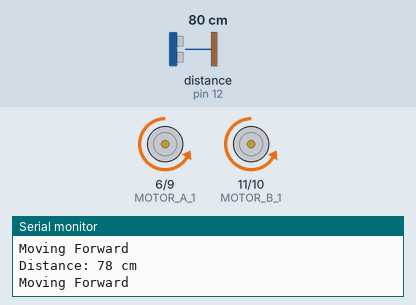
The sketch below on a simulated Arduino Uno, built with avr-gcc and run on an emulated ATmega328P. Shown: motor-driver pin pairs drawn as motors (green arrow = first pin HIGH = forward, orange = second pin HIGH = backward, longer = more drive), the last lines printed to the serial monitor. Wiring (inferred from the names in the program): ultrasonic range finder: trigger pin 13; echo pin 12. Inputs (shaded band) come from the test bench; at power-on: distance to the obstacle (sensor on pin 12) 80 cm. The echo pulse lasts 58.3 µs per cm.

Above: at 1.2 s.
1.3 s: distance to the obstacle (sensor on pin 12) set to 18 cm
4.3 s: distance to the obstacle (sensor on pin 12) set to 15 cm
At 4.8 s:
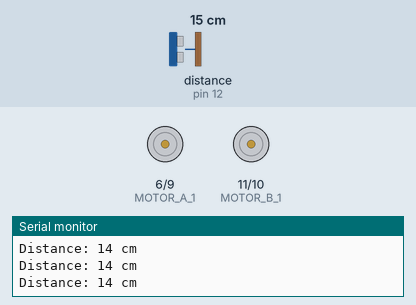
At 5.3 s:
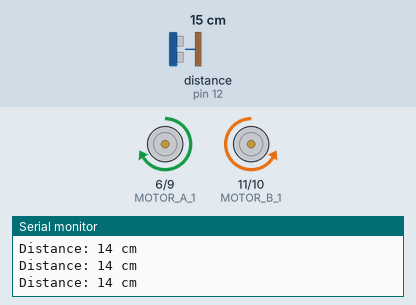
7.3 s: distance to the obstacle (sensor on pin 12) set to 60 cm
At 8.8 s:
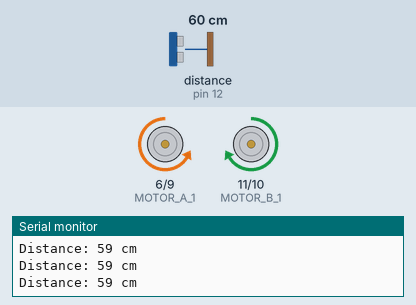
Timing chart, 0 to 11.9 s (numbered marks = the images above; inputs shaded):
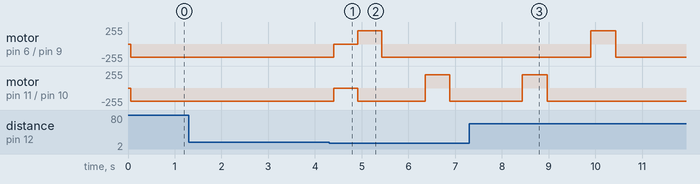

Measured:
- the behaviour switches between 17 and 16 cm on distance to the obstacle (sensor on pin 12) (found by bisection; images 0 and 1)
- after the input at 7.3 s, motor on pin 11 (MOTOR_B_1) / pin 10 (MOTOR_B_2): goes on until 9.0 s, then stays backward 200/255

The sketch:

Object_avoidance.ino
```cpp
// Object avoidance
// Motor speed constant
const int MOTOR_SPEED = 200;

// Motor control pins
const int MOTOR_A_1 = 6;  // Left motor backward
const int MOTOR_A_2 = 9;  // Left motor forward
const int MOTOR_B_1 = 11; // Right motor backward
const int MOTOR_B_2 = 10; // Right motor forward

// Ultrasonic sensor pins
const int TRIG_PIN = 13;
const int ECHO_PIN = 12;

// Timing variables
unsigned long previousMillis = 0;
const int STOP_DURATION = 500;       // Time to stop before turning
const int TURN_DURATION_90 = 490;    // Adjust for 90-degree turn
const int FORWARD = 900;  // Move forward after turning
const int EXTRA_FORWARD = 1500;

// Movement states
enum State { MOVING_FORWARD, STOPPED, TURNING_RIGHT1, MOVING_FORWARD1, TURNING_LEFT1, MOVING_FORWARD_EXTRA, TURNING_LEFT2, MOVING_FORWARD2, TURNING_RIGHT2, MOVING_FORWARD3};
State botState = MOVING_FORWARD;

void setup() {
  pinMode(MOTOR_A_1, OUTPUT);
  digitalWrite(MOTOR_A_1, HIGH);
  pinMode(MOTOR_A_2, OUTPUT);
  digitalWrite(MOTOR_A_2, HIGH);
  pinMode(MOTOR_B_1, OUTPUT);
  digitalWrite(MOTOR_B_1, HIGH);
  pinMode(MOTOR_B_2, OUTPUT);
  digitalWrite(MOTOR_B_2, HIGH);

  pinMode(TRIG_PIN, OUTPUT);
  pinMode(ECHO_PIN, INPUT);

  Serial.begin(9600);
}

// Function to measure distance using ultrasonic sensor
int getDistance() {
  digitalWrite(TRIG_PIN, LOW);
  delayMicroseconds(2);
  digitalWrite(TRIG_PIN, HIGH);
  delayMicroseconds(10);
  digitalWrite(TRIG_PIN, LOW);

  long duration = pulseIn(ECHO_PIN, HIGH);
  int distance = duration * 0.034 / 2; // Convert to cm
  delay(50); // Small delay to stabilize readings
  return distance;
}

// Motor movement functions
void moveForward(int speed) {
  Serial.println("Moving Forward");
  analogWrite(MOTOR_A_1, 0);
  analogWrite(MOTOR_A_2, speed);
  analogWrite(MOTOR_B_1, 0);
  analogWrite(MOTOR_B_2, speed);
}

void stopBot() {
  Serial.println("Stopping");
  analogWrite(MOTOR_A_1, 0);
  analogWrite(MOTOR_A_2, 0);
  analogWrite(MOTOR_B_1, 0);
  analogWrite(MOTOR_B_2, 0);
}

void turnRight() {
  Serial.println("Turning Right...");
  analogWrite(MOTOR_A_1, MOTOR_SPEED);
  analogWrite(MOTOR_A_2, 0);
  analogWrite(MOTOR_B_1, 0);
  analogWrite(MOTOR_B_2, MOTOR_SPEED);
}

void turnLeft() {
  Serial.println("Turning Left...");
  analogWrite(MOTOR_A_1, 0);
  analogWrite(MOTOR_A_2, MOTOR_SPEED);
  analogWrite(MOTOR_B_1, MOTOR_SPEED);
  analogWrite(MOTOR_B_2, 0);
}

void loop() {
  unsigned long currentMillis = millis();
  int distance = getDistance();

  Serial.print("Distance: ");
  Serial.print(distance);
  Serial.println(" cm");

  switch (botState) {
    case MOVING_FORWARD:
      if (distance > 15) {
        moveForward(MOTOR_SPEED);
      } else {
        stopBot();
        botState = STOPPED;
        previousMillis = currentMillis;
      }
      break;

    case STOPPED:
      if (currentMillis - previousMillis >= STOP_DURATION) {
        turnRight();
        botState = TURNING_RIGHT1;
        previousMillis = currentMillis;
      }
      break;

    case TURNING_RIGHT1:
      if (currentMillis - previousMillis >= TURN_DURATION_90) {
        moveForward(MOTOR_SPEED);
        botState = MOVING_FORWARD1;
        previousMillis = currentMillis;
      }
      break;

    case MOVING_FORWARD1:
      if (currentMillis - previousMillis >= FORWARD) {
        turnLeft();
        botState = TURNING_LEFT1;
        previousMillis = currentMillis;
      }
      break;

    case TURNING_LEFT1:
      if (currentMillis - previousMillis >= TURN_DURATION_90) {
        moveForward(MOTOR_SPEED);
        botState = MOVING_FORWARD_EXTRA;
        previousMillis = currentMillis;
      }
      break;

    case MOVING_FORWARD_EXTRA:
      if (currentMillis - previousMillis >= EXTRA_FORWARD) {
        turnLeft();
        botState = TURNING_LEFT2;
        previousMillis = currentMillis;
      }
      break;

    case TURNING_LEFT2:
      if (currentMillis - previousMillis >= TURN_DURATION_90) {
        moveForward(MOTOR_SPEED);
        botState = MOVING_FORWARD2;
        previousMillis = currentMillis;
      }
      break;

    case MOVING_FORWARD2:
      if (currentMillis - previousMillis >= FORWARD) {
        turnRight();
        botState = TURNING_RIGHT2;
        previousMillis = currentMillis;
      }
      break;

    case TURNING_RIGHT2:
      if (currentMillis - previousMillis >= TURN_DURATION_90) {
        moveForward(MOTOR_SPEED);
        botState = MOVING_FORWARD3;
        previousMillis = currentMillis;
      }
      break;

    case MOVING_FORWARD3:
      if (currentMillis - previousMillis >= FORWARD) {
        botState = MOVING_FORWARD;
      }
      break;
  }
}
```
